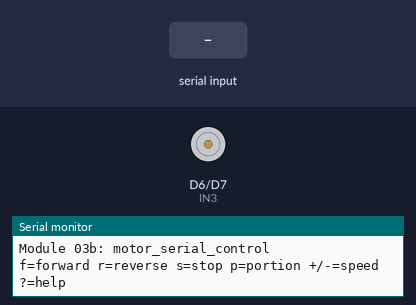
Recording of a sketch running on a simulated ESP8266 (NodeMCU). Parts: motor-driver pin pairs drawn as motors (green arrow = first pin HIGH = forward, orange = second pin HIGH = backward, longer = more drive, scaled by the enable pin), the last lines printed to the serial monitor. The test bench sets the inputs (shaded band).

Above: at 1.2 s.
1.3 s: "f" received over Serial
At 1.8 s:
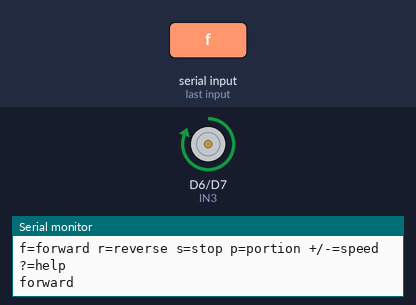
2.8 s: "r" received over Serial
At 4.0 s:
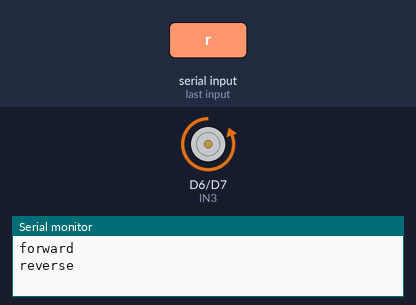
4.3 s: "-" received over Serial
At 5.2 s:
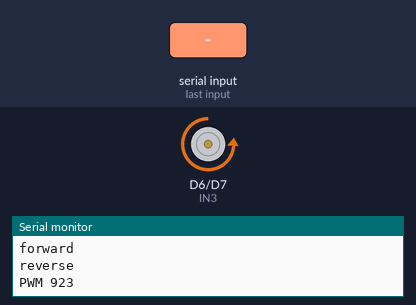
5.8 s: "p" received over Serial
At 6.4 s:
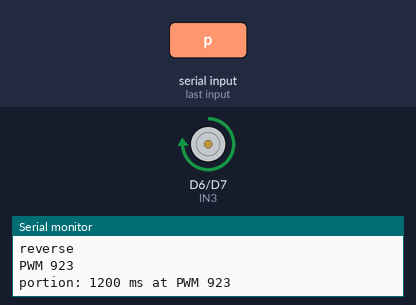
Timing chart, 0 to 8.8 s (numbered marks = the images above; inputs shaded):
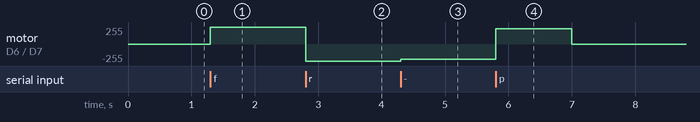

Measured:
- after the input at 1.3 s, motor on D6 (IN3) / D7 (IN4): stopped → forward 255/255 at once
- after the input at 2.8 s, motor on D6 (IN3) / D7 (IN4): forward 255/255 → backward 255/255 at once
- after the input at 4.3 s, motor on D6 (IN3) / D7 (IN4): backward 255/255 → backward 230/255 at once
- after the input at 5.8 s, motor on D6 (IN3) / D7 (IN4): backward 230/255 → forward 230/255 at once, → stopped 1.2 s later

The sketch:

motor_serial_control.ino
```cpp
/*
  Module 03b - Motor control from the Serial Monitor
  --------------------------------------------------
  Same wiring as motor_basic_test. Open the Serial Monitor at 115200 baud
  (line ending: "No line ending" or "Newline") and type single letters:

    f   run forward until stopped      +   faster (PWM +100)
    r   run reverse until stopped      -   slower (PWM -100)
    s   stop                           p   feed one portion (forward, timed)
    ?   show help

  Handy for finding the PWM value and run time that dispense one good
  portion of kibble, and for testing a jam-clearing reverse.
*/

#define ENB D5
#define IN3 D6
#define IN4 D7

int pwm = 1023;                 // current speed, 0-1023
int portionMs = 1200;           // duration used by the 'p' command
bool running = false;
unsigned long stopAt = 0;       // 0 = no timed stop pending

void applyStop() {
  analogWrite(ENB, 0);
  digitalWrite(IN3, LOW);
  digitalWrite(IN4, LOW);
  running = false;
  stopAt = 0;
}

void run(bool forward) {
  digitalWrite(IN3, forward ? HIGH : LOW);
  digitalWrite(IN4, forward ? LOW : HIGH);
  analogWrite(ENB, pwm);
  running = true;
}

void help() {
  Serial.println("f=forward r=reverse s=stop p=portion +/-=speed ?=help");
}

void setup() {
  Serial.begin(115200);
  pinMode(ENB, OUTPUT);
  pinMode(IN3, OUTPUT);
  pinMode(IN4, OUTPUT);
  applyStop();
  Serial.println("\nModule 03b: motor_serial_control");
  help();
}

void loop() {
  if (stopAt && (long)(millis() - stopAt) >= 0) {
    applyStop();
    Serial.println("Portion done.");
  }

  if (!Serial.available()) return;
  char c = Serial.read();

  switch (c) {
    case 'f': run(true);  Serial.println("forward");  break;
    case 'r': run(false); Serial.println("reverse");  break;
    case 's': applyStop(); Serial.println("stopped"); break;
    case 'p':
      run(true);
      stopAt = millis() + portionMs;
      Serial.printf("portion: %d ms at PWM %d\n", portionMs, pwm);
      break;
    case '+': pwm = min(1023, pwm + 100); Serial.printf("PWM %d\n", pwm); if (running) analogWrite(ENB, pwm); break;
    case '-': pwm = max(200,  pwm - 100); Serial.printf("PWM %d\n", pwm); if (running) analogWrite(ENB, pwm); break;
    case '?': help(); break;
    default: break;   // ignore newlines etc.
  }
}
```
